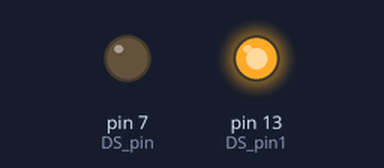
Simulated run of this sketch. Board: Arduino Uno, built with avr-gcc and run on an emulated ATmega328P. On the bench: output pins drawn as LEDs (lit = HIGH). Pins used as bus, display or sensor lines are not drawn; what the sketch prints to the serial monitor is not drawn.

Above: at 0.1 s.
At 3.6 s:
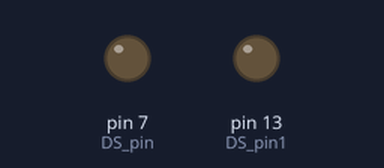
At 18.6 s:
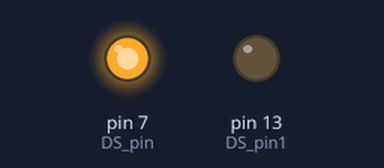
At 34.1 s:
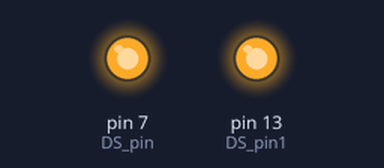
Timing chart, 0 to 40.0 s (numbered marks = the images above):
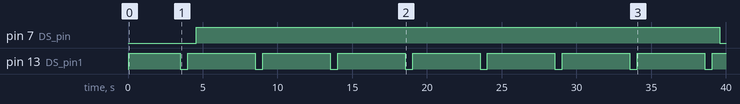

The sketch:

double7-segment-med-595.ino
```cpp
int STCP_pin = 4;
int SHCP_pin = 2;
int DS_pin = 7;

int STCP_pin1 = 12;
int SHCP_pin1 = 8;
int DS_pin1 = 13;

int bigNum = 10;
int num = 0;

int digits [10][8]{
  {0,0,0,0,0,0,0,1}, // digit 0
  {0,1,0,0,1,1,1,1}, // digit 1
  {0,0,0,1,0,0,1,0}, // digit 2
  {0,0,0,0,0,1,1,0}, // digit 3
  {0,1,0,0,1,1,0,0}, // digit 4
  {0,0,1,0,0,1,0,0}, // digit 5
  {0,0,1,0,0,0,0,0}, // digit 6
  {0,0,0,0,1,1,1,1}, // digit 7
  {1,0,0,0,0,0,0,0}, // digit 8
  {0,0,0,0,0,1,0,0}  // digit 9
};
int dec_digits [10] {1, 79, 18, 6, 76, 36, 32, 15, 0, 4};

void setup() {
  // put your setup code here, to run once:
  pinMode(STCP_pin, OUTPUT);
  pinMode(SHCP_pin, OUTPUT);
  pinMode(DS_pin, OUTPUT);
  pinMode(STCP_pin1, OUTPUT);
  pinMode(SHCP_pin1, OUTPUT);
  pinMode(DS_pin1, OUTPUT);
  //pinMode(11, OUTPUT);
  Serial.begin(9600);
  //DisplayDigit(5);
}

void loop() {
  // put your main code here, to run repeatedly:
  DisplayNum(1);
  delay(500);
}

void DisplayNum(bool b)
{
  if(b)
  {
    num++;
    if(num > 99)
    {
      num = 0;
      bigNum = 10;
      DisplayDigitSmall(0);
      DisplayDigitBig(0);
    }
    DisplayDigitSmall(num % 10);
    if(num == bigNum)
    {
      DisplayDigitBig(num / 10);
      bigNum += 10;
    }

  }
  if(!b)
  {
    num = 0;
    DisplayDigitSmall(0);
    DisplayDigitBig(0);
  }
}

void DisplayDigitBig(int Digit)
{
    digitalWrite(STCP_pin,LOW);
    for (int i = 8; i>=0; i--)
   {
    digitalWrite(SHCP_pin,LOW);
    Serial.println(digits[Digit][i]);
    if (digits[Digit][i]==1) digitalWrite(DS_pin, LOW);
    if (digits[Digit][i]==0) digitalWrite(DS_pin, HIGH);
    digitalWrite(SHCP_pin,HIGH);
    //Serial.println(digits[Digit][i]);
   }
   digitalWrite(STCP_pin, HIGH);
}
void DisplayDigitSmall(int Digit)
{
  digitalWrite(STCP_pin1,LOW);
  for (int i = 8; i>=0; i--)
   {
    digitalWrite(SHCP_pin1,LOW);
    Serial.println(digits[Digit][i]);
    if (digits[Digit][i]==1) digitalWrite(DS_pin1, LOW);
    if (digits[Digit][i]==0) digitalWrite(DS_pin1, HIGH);
    digitalWrite(SHCP_pin1,HIGH);
  }
  digitalWrite(STCP_pin1, HIGH);
}
```

Measured:
- by itself, pin 7 (DS_pin): LOW → HIGH at 4.5 s, → LOW 35.0 s later
- by itself, pin 13 (DS_pin1): repeats every 5.0 s: LOW 0.50 s, HIGH 4.5 s
